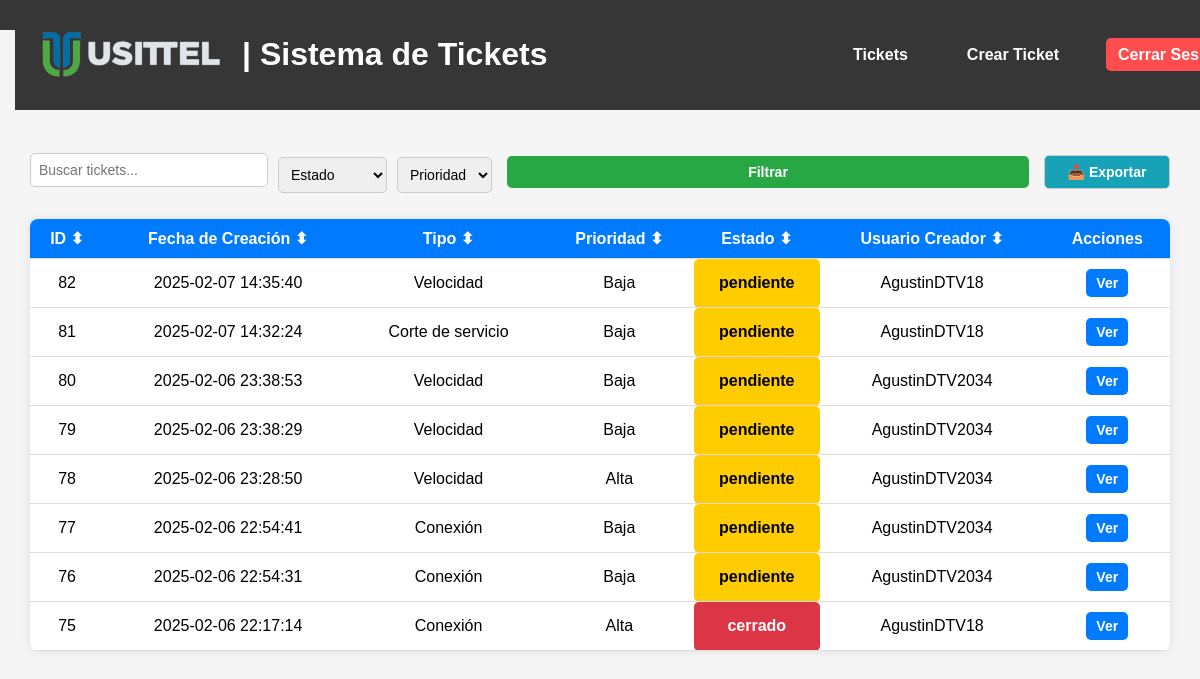
Screenshot of /tickets (signed in) with the database file from the repository.
### tables this page shows
CREATE TABLE tickets (
    id INTEGER PRIMARY KEY AUTOINCREMENT,
    tipo TEXT NOT NULL,
    descripcion TEXT NOT NULL,
    prioridad TEXT NOT NULL,
    fecha_creacion DATETIME DEFAULT CURRENT_TIMESTAMP,
    usuario_creador TEXT NOT NULL,
    notas TEXT,
    archivo TEXT
, usuario_asignado TEXT, estado TEXT DEFAULT 'pendiente');

### app.py (the view)
@app.route('/tickets')
@login_required
def tickets():
    estado = request.args.get('estado')
    prioridad = request.args.get('prioridad')
    query = 'SELECT * FROM tickets WHERE 1=1'
    params = []
    if estado in ['pendiente', 'en proceso', 'cerrado']:
        query += ' AND estado = ?'
        params.append(estado)
    if prioridad in ['Baja', 'Media', 'Alta']:
        query += ' AND prioridad = ?'
        params.append(prioridad)
    query += ' ORDER BY fecha_creacion DESC'  # Ordenar por fecha de creación (más nuevos arriba)
    conn = get_db_connection()
    tickets = conn.execute(query, params).fetchall()
    conn.close()
    return render_template('tickets.html', tickets=tickets, estado=estado, prioridad=prioridad)

### app.py (called while the page is built)
def get_db_connection():
    conn = sqlite3.connect('database.db', timeout=10)  # Espera hasta 10 segundos si la base de datos está bloqueada
    conn.row_factory = sqlite3.Row
    return conn

@login_manager.user_loader
def load_user(user_id):
    conn = get_db_connection()
    user = conn.execute('SELECT * FROM users WHERE id = ?', (user_id,)).fetchone()
    conn.close()
    if user:
        return User(id=user['id'], username=user['username'], role=user['role'])
    return None

### templates/tickets.html (shortened to what this page needs)
{% extends "base.html" %}
{% block content %}
<main class="main-container">
    <form action="/tickets" method="GET" class="filter-bar">
        <input type="text" id="searchInput" placeholder="Buscar tickets..." class="search-bar">
        <select name="estado" id="estado">
            <option value="">Estado</option>
        </select>
        <select name="prioridad" id="prioridad">
            <option value="">Prioridad</option>
        </select>
        <button type="submit" class="btn-filter">Filtrar</button>
        <a href="{{ url_for('export_tickets') }}" class="btn-export">📥 Exportar</a>
    </form>
    <table id="ticketsTable">
        <thead>
            <tr>
                <th onclick="sortTable(0)">ID ⬍</th>
                <th onclick="sortTable(1)">Fecha de Creación ⬍</th>
                <th onclick="sortTable(2)">Tipo ⬍</th>
                <th onclick="sortTable(3)">Prioridad ⬍</th>
                <th onclick="sortTable(4)">Estado ⬍</th>
                <th onclick="sortTable(5)">Usuario Creador ⬍</th>
                <th>Acciones</th>
            </tr>
        </thead>
        <tbody>
            {% for ticket in tickets %}
            <tr class="ticket-row">
                <td>{{ ticket.id }}</td>
                <td>{{ ticket.fecha_creacion }}</td>
                <td>{{ ticket.tipo }}</td>
                <td>{{ ticket.prioridad }}</td>
                <td class="estado estado-{{ ticket.estado|lower }}">{{ ticket.estado }}</td>
                <td>{{ ticket.usuario_creador }}</td>
                <td>
                    <a href="{{ url_for('view_ticket', id=ticket.id) }}" class="btn btn-view">Ver</a>
                </td>
            </tr>
            {% endfor %}
        </tbody>
    </table>
</main>
{% endblock %}

### static/styles.css (style rules this page uses)
body { font-family: Arial, sans-serif; margin: 0; padding: 0; background-color: #f5f5f5; }
button { width: 100%; background: #007bff; color: white; border: none; padding: 10px; margin-top: 20px; border-radius: 5px; cursor: pointer; font-size: 16px; }
table { width: 100%; border-collapse: collapse; margin-top: 20px; background: white; box-shadow: 0px 0px 10px rgba(0, 0, 0, 0.1); border-radius: 8px; overflow: hidden; }
thead { background: #007bff; color: white; font-weight: bold; }
th { padding: 10px; cursor: pointer; text-align: left; }
td { padding: 10px; border-bottom: 1px solid #ddd; }
.estado-pendiente { background: #ffcc00; color: black; padding: 5px; border-radius: 5px; }
.estado-cerrado { background: #6c757d; color: white; padding: 5px; border-radius: 5px; }
.btn { padding: 6px 10px; border: none; cursor: pointer; font-size: 14px; border-radius: 5px; text-decoration: none; font-weight: bold; display: inline-block; }
.btn-view { background: #007bff; color: white; }
.btn-filter { background: #28a745; color: white; }
.btn-export { background: #17a2b8; color: white; }
.btn-filter { margin: 8px 5px; background-color: #007bff; color: white; border: none; border-radius: 5px; cursor: pointer; font-size: 14px; font-weight: bold; transition: 0.3s ease; }
input, select, textarea { width: 100%; padding: 10px; margin-top: 5px; border: 1px solid #ccc; border-radius: 5px; }
.btn-export { background: #17a2b8; color: white; padding: 10px 15px; border-radius: 5px; font-weight: bold; text-decoration: none; display: inline-block; margin: 10px 0; }
.main-container { padding: 20px; max-width: 95%; margin: auto; }
.search-bar { width: 100%; padding: 10px; margin-bottom: 10px; border: 1px solid #ccc; border-radius: 5px; font-size: 14px; }
table { width: 100%; border-collapse: collapse; background: white; box-shadow: 0px 0px 10px rgba(0, 0, 0, 0.1); border-radius: 8px; overflow: hidden; }
th, td { padding: 10px; text-align: center; border-bottom: 1px solid #ddd; }
.filter-bar { display: flex; align-items: center; justify-content: space-between; gap: 10px; margin: 15px 0; flex-wrap: wrap; }
.filter-bar input, .filter-bar select, .filter-bar button, .filter-bar a { padding: 8px; border-radius: 5px; border: 1px solid #ccc; font-size: 14px; }
.search-bar { flex: 1; min-width: 200px; }
.filter-bar select { width: 120px; }
.filter-bar .btn-filter { background: #28a745; color: white; border: none; cursor: pointer; }
.filter-bar .btn-export { background: #17a2b8; color: white; text-decoration: none; padding: 8px 12px; }
.filter-bar { display: flex; align-items: center; justify-content: space-between; gap: 10px; margin: 15px 0; flex-wrap: nowrap; }
.search-bar { flex: 1; min-width: 220px; }
.filter-bar select { width: 130px; }
.filter-bar .btn-filter { background: #28a745; color: white; border: none; cursor: pointer; padding: 8px 12px; min-width: 100px; }
.filter-bar .btn-export { background: #17a2b8; color: white; text-decoration: none; padding: 8px 12px; min-width: 100px; text-align: center; }
.estado-pendiente { background: #ffcc00; color: black; padding: 5px 8px; border-radius: 5px; font-weight: bold; }
.estado-cerrado { background: #dc3545; color: white; padding: 5px 8px; border-radius: 5px; font-weight: bold; }

### rows the page displays
tickets: id "82", fecha_creacion "2025-02-07 14:35:40", tipo "Velocidad", prioridad "Baja", estado "pendiente", usuario_creador "AgustinDTV18"
tickets: id "81", fecha_creacion "2025-02-07 14:32:24", tipo "Corte de servicio", prioridad "Baja", estado "pendiente", usuario_creador "AgustinDTV18"
tickets: id "80", fecha_creacion "2025-02-06 23:38:53", tipo "Velocidad", prioridad "Baja", estado "pendiente", usuario_creador "AgustinDTV2034"
tickets: id "79", fecha_creacion "2025-02-06 23:38:29", tipo "Velocidad", prioridad "Baja", estado "pendiente", usuario_creador "AgustinDTV2034"
tickets: id "78", fecha_creacion "2025-02-06 23:28:50", tipo "Velocidad", prioridad "Alta", estado "pendiente", usuario_creador "AgustinDTV2034"
tickets: id "77", fecha_creacion "2025-02-06 22:54:41", tipo "Conexión", prioridad "Baja", estado "pendiente", usuario_creador "AgustinDTV2034"
tickets: id "76", fecha_creacion "2025-02-06 22:54:31", tipo "Conexión", prioridad "Baja", estado "pendiente", usuario_creador "AgustinDTV2034"
tickets: id "75", fecha_creacion "2025-02-06 22:17:14", tipo "Conexión", prioridad "Alta", estado "cerrado", usuario_creador "AgustinDTV18"
